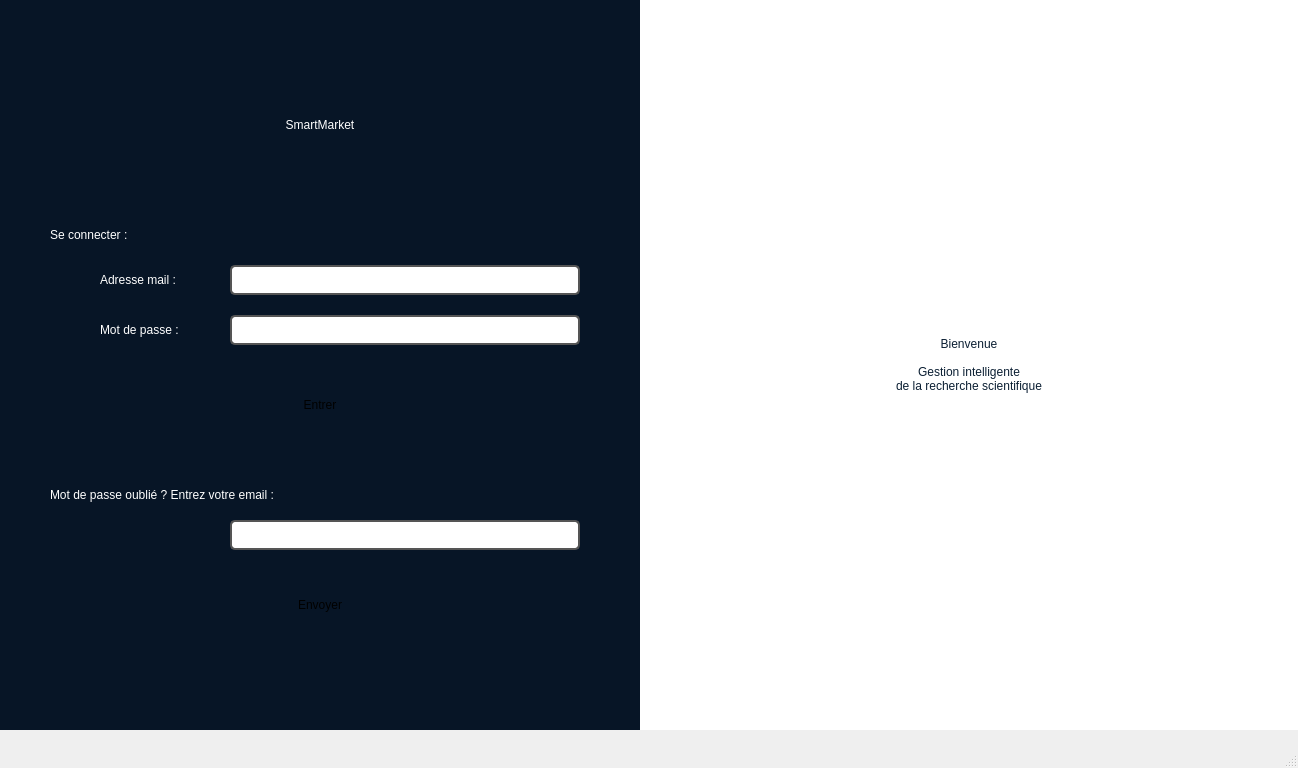
<?xml version="1.0" encoding="UTF-8"?>
<ui version="4.0">
 <class>SmartMarket</class>
 <widget class="QMainWindow" name="SmartMarket">
  <property name="geometry">
   <rect>
    <x>0</x>
    <y>0</y>
    <width>1298</width>
    <height>768</height>
   </rect>
  </property>
  <property name="windowTitle">
   <string>SmartMarket - Système de Gestion</string>
  </property>
  <widget class="QWidget" name="centralwidget">
   
   <!-- STACKED WIDGET PRINCIPAL -->
   <widget class="QStackedWidget" name="stackedWidgetMain">
    <property name="geometry">
     <rect>
      <x>0</x>
      <y>0</y>
      <width>1298</width>
      <height>730</height>
     </rect>
    </property>
    <property name="currentIndex">
     <number>0</number>
    </property>
    
    <!-- PAGE 0: LOGIN -->
    <widget class="QWidget" name="pageLogin">
     
     <!-- Partie gauche Login -->
     <widget class="QGroupBox" name="groupBoxLoginLeft">
      <property name="geometry">
       <rect>
        <x>0</x>
        <y>0</y>
        <width>640</width>
        <height>730</height>
       </rect>
      </property>
      <property name="styleSheet">
       <string notr="true">background-color: #071526; border: none;</string>
      </property>
      <property name="title">
       <string></string>
      </property>
      
      <!-- Logo -->
      <widget class="QLabel" name="labelLogo">
       <property name="geometry">
        <rect>
         <x>70</x>
         <y>50</y>
         <width>500</width>
         <height>150</height>
        </rect>
       </property>
       <property name="styleSheet">
        <string notr="true">font: 900 48pt "Segoe UI"; color: white;</string>
       </property>
       <property name="text">
        <string>SmartMarket</string>
       </property>
       <property name="alignment">
        <set>Qt::AlignCenter</set>
       </property>
      </widget>
      
      <!-- Se connecter -->
      <widget class="QLabel" name="labelSeConnecter">
       <property name="geometry">
        <rect>
         <x>50</x>
         <y>220</y>
         <width>200</width>
         <height>30</height>
        </rect>
       </property>
       <property name="styleSheet">
        <string notr="true">font: 900 14pt "Segoe UI"; color: white;</string>
       </property>
       <property name="text">
        <string>Se connecter :</string>
       </property>
      </widget>
      
      <!-- Email -->
      <widget class="QLabel" name="labelEmail">
       <property name="geometry">
        <rect>
         <x>100</x>
         <y>270</y>
         <width>120</width>
         <height>20</height>
        </rect>
       </property>
       <property name="styleSheet">
        <string notr="true">color: white;</string>
       </property>
       <property name="text">
        <string>Adresse mail :</string>
       </property>
      </widget>
      
      <widget class="QLineEdit" name="lineEditLoginEmail">
       <property name="geometry">
        <rect>
         <x>230</x>
         <y>265</y>
         <width>350</width>
         <height>30</height>
        </rect>
       </property>
       <property name="styleSheet">
        <string notr="true">QLineEdit { color: black; background-color: white; border: 2px solid #555; border-radius: 5px; padding: 5px; }</string>
       </property>
      </widget>
      
      <!-- Password -->
      <widget class="QLabel" name="labelPassword">
       <property name="geometry">
        <rect>
         <x>100</x>
         <y>320</y>
         <width>120</width>
         <height>20</height>
        </rect>
       </property>
       <property name="styleSheet">
        <string notr="true">color: white;</string>
       </property>
       <property name="text">
        <string>Mot de passe :</string>
       </property>
      </widget>
      
      <widget class="QLineEdit" name="lineEditLoginPassword">
       <property name="geometry">
        <rect>
         <x>230</x>
         <y>315</y>
         <width>350</width>
         <height>30</height>
        </rect>
       </property>
       <property name="styleSheet">
        <string notr="true">QLineEdit { color: black; background-color: white; border: 2px solid #555; border-radius: 5px; padding: 5px; }</string>
       </property>
       <property name="echoMode">
        <enum>QLineEdit::Password</enum>
       </property>
      </widget>
      
      <!-- Bouton Entrer -->
      <widget class="QPushButton" name="btnLoginEntrer">
       <property name="geometry">
        <rect>
         <x>230</x>
         <y>380</y>
         <width>180</width>
         <height>50</height>
        </rect>
       </property>
       <property name="text">
        <string>Entrer</string>
       </property>
      </widget>
      
      <!-- Mot de passe oublié -->
      <widget class="QLabel" name="labelMdpOublie">
       <property name="geometry">
        <rect>
         <x>50</x>
         <y>480</y>
         <width>550</width>
         <height>30</height>
        </rect>
       </property>
       <property name="styleSheet">
        <string notr="true">font: 900 10pt "Segoe UI"; color: white;</string>
       </property>
       <property name="text">
        <string>Mot de passe oublié ? Entrez votre email :</string>
       </property>
      </widget>
      
      <widget class="QLineEdit" name="lineEditLoginMotDePasseOublie">
       <property name="geometry">
        <rect>
         <x>230</x>
         <y>520</y>
         <width>350</width>
         <height>30</height>
        </rect>
       </property>
       <property name="styleSheet">
        <string notr="true">QLineEdit { color: black; background-color: white; border: 2px solid #555; border-radius: 5px; padding: 5px; }</string>
       </property>
      </widget>
      
      <widget class="QPushButton" name="btnLoginEnvoyer">
       <property name="geometry">
        <rect>
         <x>230</x>
         <y>580</y>
         <width>180</width>
         <height>50</height>
        </rect>
       </property>
       <property name="text">
        <string>Envoyer</string>
       </property>
      </widget>
      
     </widget>
     
     <!-- Partie droite (image) -->
     <widget class="QGroupBox" name="groupBoxLoginRight">
      <property name="geometry">
       <rect>
        <x>640</x>
        <y>0</y>
        <width>658</width>
        <height>730</height>
       </rect>
      </property>
      <property name="styleSheet">
       <string notr="true">background-color: white; border: none;</string>
      </property>
      <property name="title">
       <string></string>
      </property>
      
      <widget class="QLabel" name="labelBienvenue">
       <property name="geometry">
        <rect>
         <x>50</x>
         <y>250</y>
         <width>558</width>
         <height>230</height>
        </rect>
       </property>
       <property name="styleSheet">
        <string notr="true">font: 900 36pt "Segoe UI"; color: #0B1F33;</string>
       </property>
       <property name="text">
        <string>Bienvenue

Gestion intelligente 
de la recherche scientifique</string>
       </property>
       <property name="alignment">
        <set>Qt::AlignCenter</set>
       </property>
      </widget>
     </widget>
     
    </widget>
    
    <!-- PAGE 1: PUBLICATION -->
    <widget class="QWidget" name="pagePublication">
     
     <!-- Sidebar -->
     <widget class="QGroupBox" name="groupBox_11">
      <property name="geometry">
       <rect>
        <x>0</x>
        <y>0</y>
        <width>210</width>
        <height>730</height>
       </rect>
      </property>
      <property name="styleSheet">
       <string notr="true">background-color: #071526; border: none;</string>
       </property>
      <property name="title">
       <string></string>
      </property>
      
      <!-- Logo petit -->
      <widget class="QLabel" name="labelLogoSidebar">
       <property name="geometry">
        <rect>
         <x>20</x>
         <y>20</y>
         <width>170</width>
         <height>80</height>
        </rect>
       </property>
       <property name="styleSheet">
        <string notr="true">font: 900 18pt "Segoe UI"; color: white;</string>
       </property>
       <property name="text">
        <string>SmartMarket</string>
       </property>
       <property name="alignment">
        <set>Qt::AlignCenter</set>
       </property>
      </widget>
      
      <!-- Boutons navigation -->
      <widget class="QPushButton" name="btnSidebarPublications">
       <property name="geometry">
        <rect>
         <x>20</x>
         <y>200</y>
         <width>170</width>
         <height>50</height>
        </rect>
       </property>
       <property name="styleSheet">
        <string notr="true">background-color: rgba(255,255,255,0.25); color: white; text-align: left; padding-left: 15px; border-radius: 10px;</string>
       </property>
       <property name="text">
        <string>📄 Publications</string>
       </property>
      </widget>
      
      <widget class="QPushButton" name="btnSidebarReviewers">
       <property name="geometry">
        <rect>
         <x>20</x>
         <y>270</y>
         <width>170</width>
         <height>50</height>
        </rect>
       </property>
       <property name="styleSheet">
        <string notr="true">background-color: transparent; color: white; text-align: left; padding-left: 15px; border-radius: 10px;</string>
       </property>
       <property name="text">
        <string>👤 Reviewers</string>
       </property>
      </widget>
      
      <widget class="QPushButton" name="btnSidebarConferences">
       <property name="geometry">
        <rect>
         <x>20</x>
         <y>340</y>
         <width>170</width>
         <height>50</height>
        </rect>
       </property>
       <property name="styleSheet">
        <string notr="true">background-color: transparent; color: white; text-align: left; padding-left: 15px; border-radius: 10px;</string>
       </property>
       <property name="text">
        <string>🎤 Conférences</string>
       </property>
      </widget>
      
      <widget class="QPushButton" name="btnSidebarEquipements">
       <property name="geometry">
        <rect>
         <x>20</x>
         <y>410</y>
         <width>170</width>
         <height>50</height>
        </rect>
       </property>
       <property name="styleSheet">
        <string notr="true">background-color: transparent; color: white; text-align: left; padding-left: 15px; border-radius: 10px;</string>
       </property>
       <property name="text">
        <string>🔧 Équipements</string>
       </property>
      </widget>
      
     </widget>
     
     <!-- Zone principale avec TabWidget -->
     <widget class="QTabWidget" name="tabWidgetPublication">
      <property name="geometry">
       <rect>
        <x>210</x>
        <y>10</y>
        <width>1080</width>
        <height>710</height>
       </rect>
      </property>
      <property name="currentIndex">
       <number>0</number>
      </property>
      
      <!-- ONGLET 1: LISTE DES PUBLICATIONS -->
      <widget class="QWidget" name="tabListePublications">
       <attribute name="title">
        <string>Liste des publications</string>
       </attribute>
       
       <!-- Tableau principal -->
       <widget class="QTableView" name="tableViewPublications">
        <property name="geometry">
         <rect>
          <x>10</x>
          <y>10</y>
          <width>640</width>
          <height>160</height>
         </rect>
        </property>
       </widget>
       
       <!-- Groupe Supprimer -->
       <widget class="QGroupBox" name="groupBoxSupprimer">
        <property name="geometry">
         <rect>
          <x>660</x>
          <y>10</y>
          <width>400</width>
          <height>120</height>
         </rect>
        </property>
        <property name="title">
         <string>Supprimer une publication</string>
        </property>
        
        <widget class="QLabel" name="labelSupprimerId">
         <property name="geometry">
          <rect>
           <x>10</x>
           <y>30</y>
           <width>250</width>
           <height>20</height>
          </rect>
         </property>
         <property name="text">
          <string>ID de la publication à supprimer :</string>
         </property>
        </widget>
        
        <widget class="QLineEdit" name="lineEditPubSupprimer">
         <property name="geometry">
          <rect>
           <x>10</x>
           <y>55</y>
           <width>280</width>
           <height>25</height>
          </rect>
         </property>
        </widget>
        
        <widget class="QPushButton" name="btnSupprimerPublication">
         <property name="geometry">
          <rect>
           <x>300</x>
           <y>50</y>
           <width>90</width>
           <height>35</height>
          </rect>
         </property>
         <property name="text">
          <string>Effacer</string>
         </property>
        </widget>
        
       </widget>
       
       <!-- Groupe Ajout/Modification -->
       <widget class="QGroupBox" name="groupBoxAjout">
        <property name="geometry">
         <rect>
          <x>660</x>
          <y>140</y>
          <width>400</width>
          <height>400</height>
         </rect>
        </property>
        <property name="title">
         <string>Ajout ou modification de publication</string>
        </property>
        
        <!-- Titre -->
        <widget class="QLabel" name="labelPubTitre">
         <property name="geometry">
          <rect>
           <x>10</x>
           <y>35</y>
           <width>60</width>
           <height>20</height>
          </rect>
         </property>
         <property name="text">
          <string>Titre :</string>
         </property>
        </widget>
        
        <widget class="QLineEdit" name="lineEditPubTitre">
         <property name="geometry">
          <rect>
           <x>100</x>
           <y>30</y>
           <width>280</width>
           <height>25</height>
          </rect>
         </property>
        </widget>
        
        <!-- Source -->
        <widget class="QLabel" name="labelPubSource">
         <property name="geometry">
          <rect>
           <x>10</x>
           <y>70</y>
           <width>60</width>
           <height>20</height>
          </rect>
         </property>
         <property name="text">
          <string>Source :</string>
         </property>
        </widget>
        
        <widget class="QLineEdit" name="lineEditPubSource">
         <property name="geometry">
          <rect>
           <x>100</x>
           <y>65</y>
           <width>280</width>
           <height>25</height>
          </rect>
         </property>
        </widget>
        
        <!-- Créateur -->
        <widget class="QLabel" name="labelPubCreateur">
         <property name="geometry">
          <rect>
           <x>10</x>
           <y>105</y>
           <width>100</width>
           <height>20</height>
          </rect>
         </property>
         <property name="text">
          <string>Nom créateur :</string>
         </property>
        </widget>
        
        <widget class="QLineEdit" name="lineEditPubCreateur">
         <property name="geometry">
          <rect>
           <x>120</x>
           <y>100</y>
           <width>260</width>
           <height>25</height>
          </rect>
         </property>
        </widget>
        
        <!-- Domaine -->
        <widget class="QLabel" name="labelPubDomaine">
         <property name="geometry">
          <rect>
           <x>10</x>
           <y>140</y>
           <width>80</width>
           <height>20</height>
          </rect>
         </property>
         <property name="text">
          <string>Domaine :</string>
         </property>
        </widget>
        
        <widget class="QComboBox" name="comboBoxPubDomaine">
         <property name="geometry">
          <rect>
           <x>100</x>
           <y>135</y>
           <width>280</width>
           <height>25</height>
          </rect>
         </property>
         <item>
          <property name="text">
           <string>SVT</string>
          </property>
         </item>
         <item>
          <property name="text">
           <string>Informatique</string>
          </property>
         </item>
         <item>
          <property name="text">
           <string>Physique</string>
          </property>
         </item>
         <item>
          <property name="text">
           <string>Math</string>
          </property>
         </item>
         <item>
          <property name="text">
           <string>Chimie</string>
          </property>
         </item>
         <item>
          <property name="text">
           <string>Biologie</string>
          </property>
         </item>
        </widget>
        
        <!-- Date -->
        <widget class="QLabel" name="labelPubDate">
         <property name="geometry">
          <rect>
           <x>10</x>
           <y>175</y>
           <width>130</width>
           <height>20</height>
          </rect>
         </property>
         <property name="text">
          <string>Date de publication :</string>
         </property>
        </widget>
        
        <widget class="QDateEdit" name="dateEditPubDate">
         <property name="geometry">
          <rect>
           <x>150</x>
           <y>170</y>
           <width>230</width>
           <height>25</height>
          </rect>
         </property>
        </widget>
        
        <!-- ID Modif -->
        <widget class="QLabel" name="labelPubIdModif">
         <property name="geometry">
          <rect>
           <x>10</x>
           <y>250</y>
           <width>210</width>
           <height>20</height>
          </rect>
         </property>
         <property name="text">
          <string>ID de la publication à modifier :</string>
         </property>
        </widget>
        
        <widget class="QLineEdit" name="lineEditPubIdModif">
         <property name="geometry">
          <rect>
           <x>220</x>
           <y>245</y>
           <width>160</width>
           <height>25</height>
          </rect>
         </property>
        </widget>
        
        <widget class="QLabel" name="labelPubInfo">
         <property name="geometry">
          <rect>
           <x>10</x>
           <y>280</y>
           <width>380</width>
           <height>20</height>
          </rect>
         </property>
         <property name="styleSheet">
          <string notr="true">font-size: 10pt; color: gray; font-style: italic;</string>
         </property>
         <property name="text">
          <string>(laissez vide pour ajouter une nouvelle publication)</string>
         </property>
        </widget>
        
        <!-- Boutons -->
        <widget class="QPushButton" name="btnAjouterPublication">
         <property name="geometry">
          <rect>
           <x>10</x>
           <y>350</y>
           <width>110</width>
           <height>40</height>
          </rect>
         </property>
         <property name="text">
          <string>Ajouter</string>
         </property>
        </widget>
        
        <widget class="QPushButton" name="btnModifierPublication">
         <property name="geometry">
          <rect>
           <x>270</x>
           <y>350</y>
           <width>110</width>
           <height>40</height>
          </rect>
         </property>
         <property name="text">
          <string>Modifier</string>
         </property>
        </widget>
        
       </widget>
       
       <!-- Groupe Recherche -->
       <widget class="QGroupBox" name="groupBoxRecherche">
        <property name="geometry">
         <rect>
          <x>10</x>
          <y>180</y>
          <width>300</width>
          <height>290</height>
         </rect>
        </property>
        <property name="title">
         <string>Critères de recherche</string>
        </property>
        
        <!-- Titre -->
        <widget class="QLabel" name="labelRechercheTitre">
         <property name="geometry">
          <rect>
           <x>10</x>
           <y>30</y>
           <width>50</width>
           <height>20</height>
          </rect>
         </property>
         <property name="text">
          <string>Titre :</string>
         </property>
        </widget>
        
        <widget class="QLineEdit" name="lineEditRechercheTitre">
         <property name="geometry">
          <rect>
           <x>100</x>
           <y>25</y>
           <width>185</width>
           <height>25</height>
          </rect>
         </property>
        </widget>
        
        <!-- Source -->
        <widget class="QLabel" name="labelRechercheSource">
         <property name="geometry">
          <rect>
           <x>10</x>
           <y>65</y>
           <width>50</width>
           <height>20</height>
          </rect>
         </property>
         <property name="text">
          <string>Source :</string>
         </property>
        </widget>
        
        <widget class="QLineEdit" name="lineEditRechercheSource">
         <property name="geometry">
          <rect>
           <x>100</x>
           <y>60</y>
           <width>185</width>
           <height>25</height>
          </rect>
         </property>
        </widget>
        
        <!-- Domaine -->
        <widget class="QLabel" name="labelRechercheDomaine">
         <property name="geometry">
          <rect>
           <x>10</x>
           <y>100</y>
           <width>70</width>
           <height>20</height>
          </rect>
         </property>
         <property name="text">
          <string>Domaine :</string>
         </property>
        </widget>
        
        <widget class="QComboBox" name="comboBoxRechercheDomaine">
         <property name="geometry">
          <rect>
           <x>100</x>
           <y>95</y>
           <width>185</width>
           <height>25</height>
          </rect>
         </property>
         <item>
          <property name="text">
           <string>Tous</string>
          </property>
         </item>
         <item>
          <property name="text">
           <string>SVT</string>
          </property>
         </item>
         <item>
          <property name="text">
           <string>Informatique</string>
          </property>
         </item>
         <item>
          <property name="text">
           <string>Physique</string>
          </property>
         </item>
        </widget>
        
        <!-- Score -->
        <widget class="QLabel" name="labelRechercheScore">
         <property name="geometry">
          <rect>
           <x>10</x>
           <y>135</y>
           <width>50</width>
           <height>20</height>
          </rect>
         </property>
         <property name="text">
          <string>Score :</string>
         </property>
        </widget>
        
        <widget class="QLineEdit" name="lineEditRechercheScore">
         <property name="geometry">
          <rect>
           <x>100</x>
           <y>130</y>
           <width>185</width>
           <height>25</height>
          </rect>
         </property>
        </widget>
        
        <!-- Statut -->
        <widget class="QLabel" name="labelRechercheStatut">
         <property name="geometry">
          <rect>
           <x>10</x>
           <y>170</y>
           <width>50</width>
           <height>20</height>
          </rect>
         </property>
         <property name="text">
          <string>Statut :</string>
         </property>
        </widget>
        
        <widget class="QLineEdit" name="lineEditRechercheStatut">
         <property name="geometry">
          <rect>
           <x>100</x>
           <y>165</y>
           <width>185</width>
           <height>25</height>
          </rect>
         </property>
        </widget>
        
        <!-- Boutons -->
        <widget class="QPushButton" name="btnReinitialiser">
         <property name="geometry">
          <rect>
           <x>10</x>
           <y>240</y>
           <width>130</width>
           <height>40</height>
          </rect>
         </property>
         <property name="text">
          <string>Réinitialiser</string>
         </property>
        </widget>
        
        <widget class="QPushButton" name="btnRechercherPublication">
         <property name="geometry">
          <rect>
           <x>155</x>
           <y>240</y>
           <width>130</width>
           <height>40</height>
          </rect>
         </property>
         <property name="text">
          <string>Rechercher</string>
         </property>
        </widget>
        
       </widget>
       
       <!-- Tableau filtré -->
       <widget class="QTableView" name="tableViewPublicationsFiltered">
        <property name="geometry">
         <rect>
          <x>320</x>
          <y>180</y>
          <width>330</width>
          <height>290</height>
         </rect>
        </property>
       </widget>
       
       <!-- Groupe Export -->
       <widget class="QGroupBox" name="groupBoxExport">
        <property name="geometry">
         <rect>
          <x>10</x>
          <y>480</y>
          <width>450</width>
          <height>180</height>
         </rect>
        </property>
        <property name="title">
         <string>Export des publications</string>
        </property>
        
        <!-- Publications à exporter -->
        <widget class="QGroupBox" name="groupBoxExportType">
         <property name="geometry">
          <rect>
           <x>10</x>
           <y>30</y>
           <width>130</width>
           <height>90</height>
          </rect>
         </property>
         <property name="title">
          <string>Publications</string>
         </property>
         
         <widget class="QRadioButton" name="radioButtonExportToutes">
          <property name="geometry">
           <rect>
            <x>10</x>
            <y>25</y>
            <width>110</width>
            <height>24</height>
           </rect>
          </property>
          <property name="text">
           <string>Toutes</string>
          </property>
          <property name="checked">
           <bool>true</bool>
          </property>
         </widget>
         
         <widget class="QRadioButton" name="radioButtonExportFiltrees">
          <property name="geometry">
           <rect>
            <x>10</x>
            <y>55</y>
            <width>110</width>
            <height>24</height>
           </rect>
          </property>
          <property name="text">
           <string>Filtrées</string>
          </property>
         </widget>
         
        </widget>
        
        <!-- Format -->
        <widget class="QGroupBox" name="groupBoxExportFormat">
         <property name="geometry">
          <rect>
           <x>160</x>
           <y>30</y>
           <width>270</width>
           <height>90</height>
          </rect>
         </property>
         <property name="title">
          <string>Format</string>
         </property>
         
         <widget class="QRadioButton" name="radioButtonExportPDF">
          <property name="geometry">
           <rect>
            <x>10</x>
            <y>25</y>
            <width>90</width>
            <height>24</height>
           </rect>
          </property>
          <property name="text">
           <string>PDF</string>
          </property>
          <property name="checked">
           <bool>true</bool>
          </property>
         </widget>
         
         <widget class="QRadioButton" name="radioButtonExportExcel">
          <property name="geometry">
           <rect>
            <x>10</x>
            <y>55</y>
            <width>90</width>
            <height>24</height>
           </rect>
          </property>
          <property name="text">
           <string>Excel</string>
          </property>
         </widget>
         
         <widget class="QCheckBox" name="checkBoxIncludeVides">
          <property name="geometry">
           <rect>
            <x>110</x>
            <y>55</y>
            <width>150</width>
            <height>24</height>
           </rect>
          </property>
          <property name="text">
           <string>Inclure champs vides</string>
          </property>
         </widget>
         
        </widget>
        
        <!-- Bouton Export -->
        <widget class="QPushButton" name="btnExporterPublication">
         <property name="geometry">
          <rect>
           <x>160</x>
           <y>130</y>
           <width>130</width>
           <height>40</height>
          </rect>
         </property>
         <property name="text">
          <string>Exporter</string>
         </property>
        </widget>
        
       </widget>
       
      </widget>
      
      <!-- ONGLET 2: ANALYSE -->
      <widget class="QWidget" name="tabAnalyse">
       <attribute name="title">
        <string>Détection de similarité et complétude</string>
       </attribute>
       
       <!-- Groupe Similarité -->
       <widget class="QGroupBox" name="groupBoxSimilarite">
        <property name="geometry">
         <rect>
          <x>10</x>
          <y>10</y>
          <width>250</width>
          <height>150</height>
         </rect>
        </property>
        <property name="title">
         <string>Comparer 2 publications</string>
        </property>
        
        <widget class="QLabel" name="labelSimilariteId1">
         <property name="geometry">
          <rect>
           <x>10</x>
           <y>30</y>
           <width>150</width>
           <height>20</height>
          </rect>
         </property>
         <property name="text">
          <string>ID publication 1 :</string>
         </property>
        </widget>
        
        <widget class="QLineEdit" name="lineEditSimilariteId1">
         <property name="geometry">
          <rect>
           <x>160</x>
           <y>25</y>
           <width>80</width>
           <height>25</height>
          </rect>
         </property>
        </widget>
        
        <widget class="QLabel" name="labelSimilariteId2">
         <property name="geometry">
          <rect>
           <x>10</x>
           <y>65</y>
           <width>150</width>
           <height>20</height>
          </rect>
         </property>
         <property name="text">
          <string>ID publication 2 :</string>
         </property>
        </widget>
        
        <widget class="QLineEdit" name="lineEditSimilariteId2">
         <property name="geometry">
          <rect>
           <x>160</x>
           <y>60</y>
           <width>80</width>
           <height>25</height>
          </rect>
         </property>
        </widget>
        
        <widget class="QPushButton" name="btnChoisirSimilarite">
         <property name="geometry">
          <rect>
           <x>60</x>
           <y>100</y>
           <width>130</width>
           <height>40</height>
          </rect>
         </property>
         <property name="text">
          <string>Comparer</string>
         </property>
        </widget>
        
       </widget>
       
       <!-- Progress Bar Similarité -->
       <widget class="QProgressBar" name="progressBarSimilarite">
        <property name="geometry">
         <rect>
          <x>270</x>
          <y>70</y>
          <width>150</width>
          <height>25</height>
         </rect>
        </property>
        <property name="value">
         <number>0</number>
        </property>
       </widget>
       
       <!-- Groupe Complétude -->
       <widget class="QGroupBox" name="groupBoxCompletude">
        <property name="geometry">
         <rect>
          <x>10</x>
          <y>170</y>
          <width>250</width>
          <height>120</height>
         </rect>
        </property>
        <property name="title">
         <string>Vérifier la complétude</string>
        </property>
        
        <widget class="QLabel" name="labelCompletudId">
         <property name="geometry">
          <rect>
           <x>10</x>
           <y>30</y>
           <width>150</width>
           <height>20</height>
          </rect>
         </property>
         <property name="text">
          <string>ID de la publication :</string>
         </property>
        </widget>
        
        <widget class="QLineEdit" name="lineEditCompletudId">
         <property name="geometry">
          <rect>
           <x>160</x>
           <y>25</y>
           <width>80</width>
           <height>25</height>
          </rect>
         </property>
        </widget>
        
        <widget class="QPushButton" name="btnChoisirCompletude">
         <property name="geometry">
          <rect>
           <x>60</x>
           <y>65</y>
           <width>130</width>
           <height>40</height>
          </rect>
         </property>
         <property name="text">
          <string>Vérifier</string>
         </property>
        </widget>
        
       </widget>
       
       <!-- Progress Bar Complétude -->
       <widget class="QProgressBar" name="progressBarCompletude">
        <property name="geometry">
         <rect>
          <x>270</x>
          <y>220</y>
          <width>150</width>
          <height>25</height>
         </rect>
        </property>
        <property name="value">
         <number>0</number>
        </property>
       </widget>
       
       <!-- Widget pour Pie Chart -->
       <widget class="QWidget" name="chartWidgetStatut" native="true">
        <property name="geometry">
         <rect>
          <x>450</x>
          <y>10</y>
          <width>600</width>
          <height>280</height>
         </rect>
        </property>
       </widget>
       
       <!-- Widget pour Bar Chart -->
       <widget class="QWidget" name="domainChartWidget" native="true">
        <property name="geometry">
         <rect>
          <x>10</x>
          <y>300</y>
          <width>1050</width>
          <height>380</height>
         </rect>
        </property>
       </widget>
       
      </widget>
      
     </widget>
     
    </widget>
    
   </widget>
   
  </widget>
  
  <widget class="QMenuBar" name="menubar">
   <property name="geometry">
    <rect>
     <x>0</x>
     <y>0</y>
     <width>1298</width>
     <height>25</height>
    </rect>
   </property>
  </widget>
  <widget class="QStatusBar" name="statusbar"/>
  
 </widget>
 <resources/>
 <connections/>
</ui>
